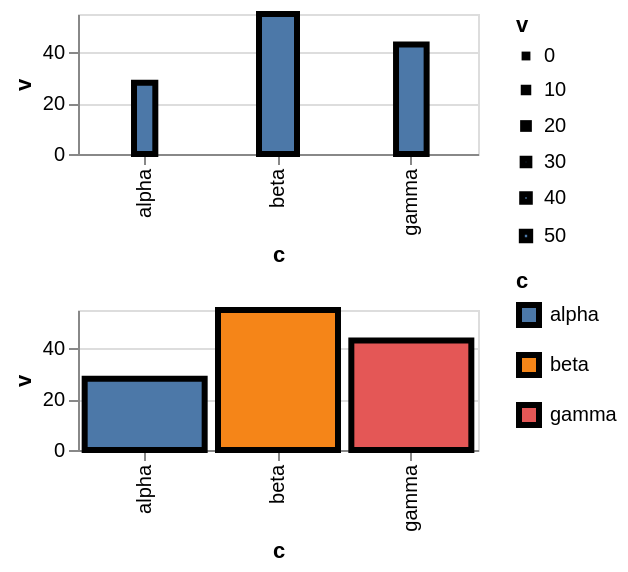

The Vega-Lite source for this figure:
### Vega-Lite specification from a JSON file in a GitHub repository (floating-point values rounded to 4 significant figures)
{"$schema": "https://vega.github.io/schema/vega-lite/v6.json", "description": "A legend's swatches are painted the way the marks they stand for are painted, and the whole configuration chain decides that. `symbols` in `legend/encode.ts` opens with `applyMarkConfig({}, model, FILL_STROKE_CONFIG)`, which asks `getMarkConfig` for each of the nine stroke and fill properties — and `getMarkConfig` reads a **style block first**, then `config[marktype]`, then `config.mark`. This compiler asked the flattened table of the last two, which has no styles in it at all, so a chart whose marks name a style that outlines them left its swatches unoutlined; and where the style was the only thing painting them, the legend came out with no `encode` block whatsoever rather than with the wrong one. The first row is that case: a bar outlined by `config.style.bar`, whose size legend must carry the same outline. The second is the case that must not move — the legend explaining the **colour** itself, where the mark's own fill is taken off the swatch because a swatch cannot show a scale it is itself the key to. Note what it still keeps: the outline is not the colour, so the stroke stays while the fill goes. A row naming a style of its own is drawn in `a-legend-symbol-wears-a-styles-stroke` rather than here, because two size legends over the same field are hoisted into one and the second row's style would never reach a legend at all.", "data": {"values": [{"c": "alpha", "v": 28}, {"c": "beta", "v": 55}, {"c": "gamma", "v": 43}]}, "config": {"style": {"bar": {"stroke": "black", "strokeWidth": 3}}}, "vconcat": [{"width": 200, "height": 70, "mark": "bar", "encoding": {"x": {"field": "c", "type": "nominal"}, "y": {"field": "v", "type": "quantitative"}, "size": {"field": "v", "type": "quantitative"}}}, {"width": 200, "height": 70, "mark": "bar", "encoding": {"x": {"field": "c", "type": "nominal"}, "y": {"field": "v", "type": "quantitative"}, "color": {"field": "c", "type": "nominal"}}}]}
